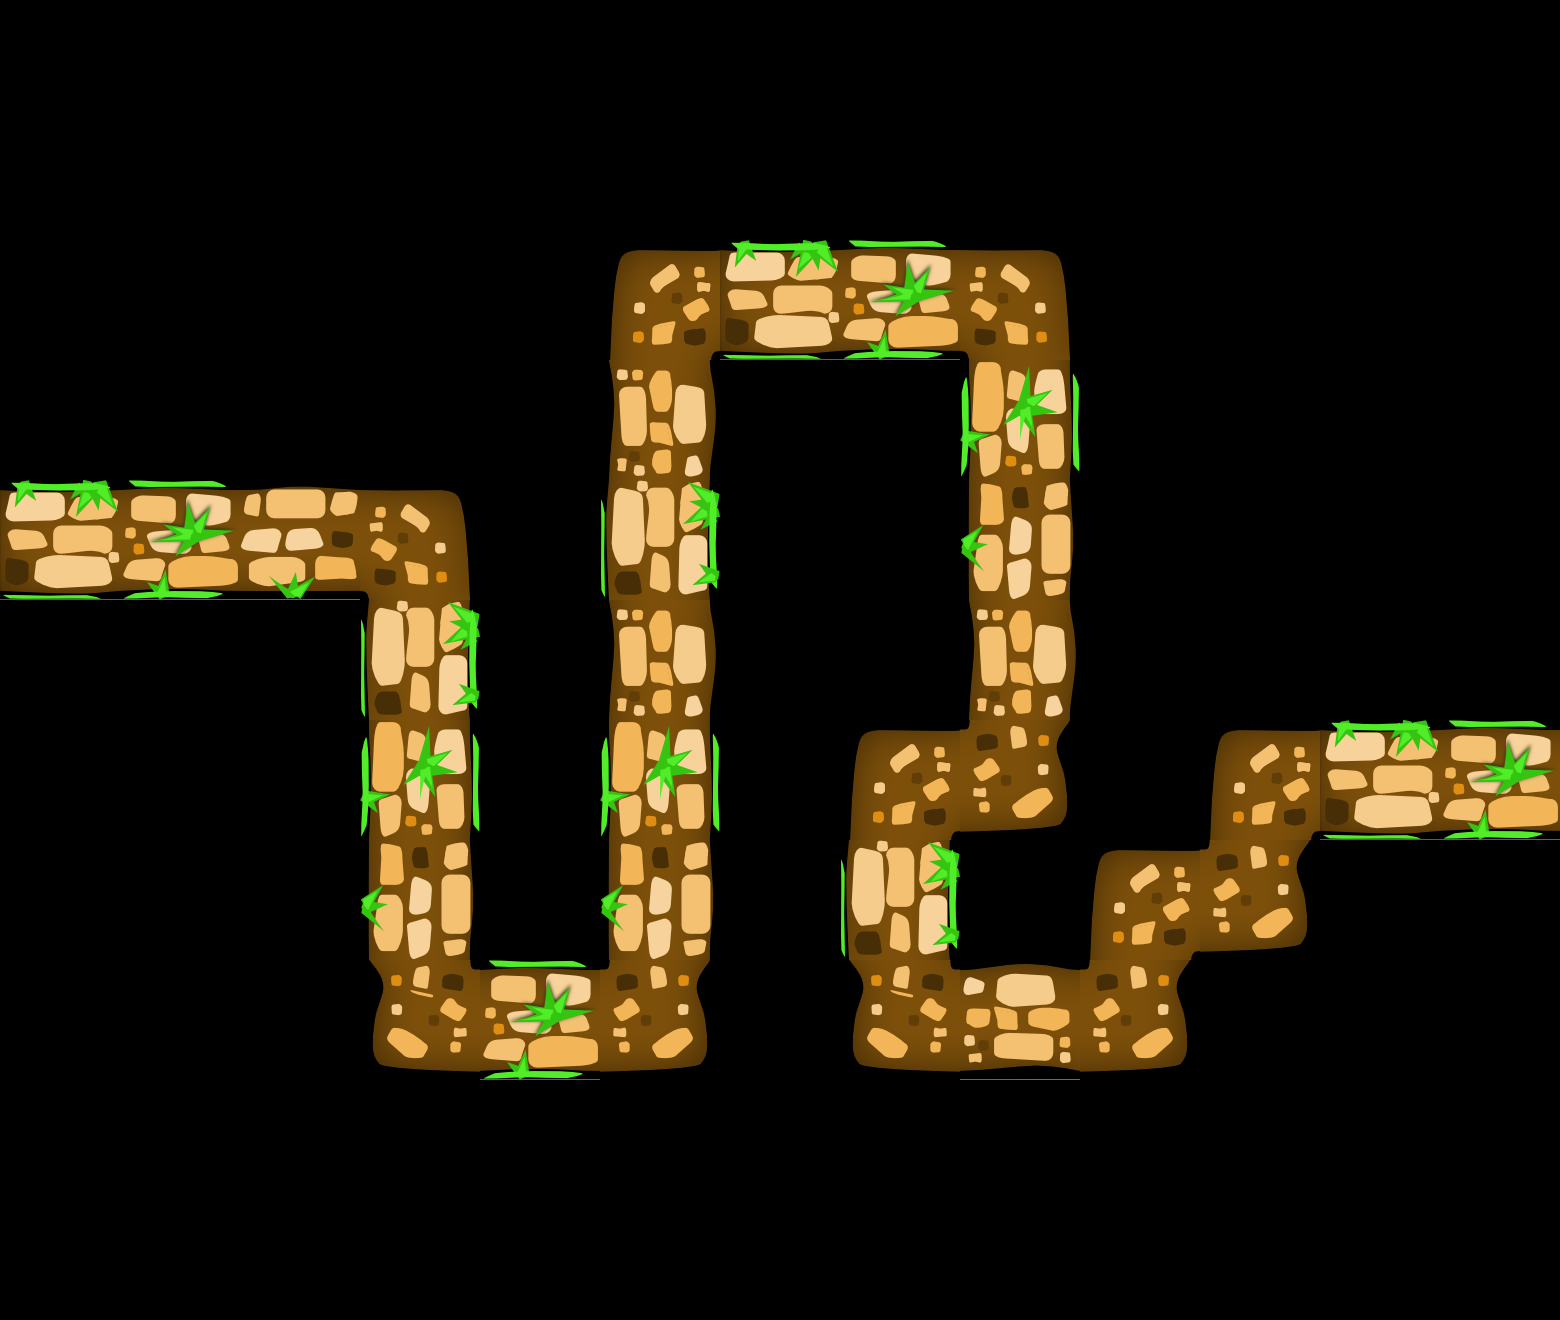

This is a level from a 2D game, rendered from its Tiled map with the project's own tilesets. A one-line summary and the map file follow, with tile-layer data summarised:
An orthogonal 13x11 tile map with 120x120 px tiles, 1 tile layer (Path), 1 hidden layer not drawn and 13 objects (2x grass8.png, 2x grass7.png, 2x grass4.png, 2x grass2.png, 2x grass3.png, ...).

<map version="1.0" orientation="orthogonal" renderorder="right-down" width="13" height="11" tilewidth="120" tileheight="120" nextobjectid="42">
 <tileset firstgid="1" name="ground2" tilewidth="120" tileheight="120" tilecount="25">
  <image source="ground.png" width="600" height="600" />
 </tileset>
 <layer name="Background" width="13" height="11" visible="0">
  <data>[143 cells, 143 non-empty, 1 distinct tile ids]</data>
 </layer>
 <layer name="Path" width="13" height="11">
  <data>[143 cells, 33 non-empty, 12 distinct tile ids]</data>
 </layer>
 <objectgroup name="Object">
  <object id="27" type="grass8.png" gid="8" x="244" y="1208" width="120" height="120" />
  <object id="28" type="grass7.png" gid="7" x="126" y="1250" width="120" height="120" />
  <object id="30" type="grass4.png" gid="4" x="138" y="1152" width="120" height="120" />
  <object id="31" type="grass2.png" gid="2" x="222" y="740" width="120" height="120" />
  <object id="32" type="grass5.png" gid="5" x="962" y="958" width="120" height="120" />
  <object id="33" type="grass3.png" gid="3" x="28" y="1294" width="120" height="120" />
  <object id="34" type="grass3.png" gid="3" x="1098" y="1180" width="120" height="120" />
  <object id="35" type="grass8.png" gid="8" x="302" y="356" width="120" height="120" />
  <object id="36" type="grass7.png" gid="7" x="412" y="368" width="120" height="120" />
  <object id="37" type="grass4.png" gid="4" x="1254" y="582" width="120" height="120" />
  <object id="38" type="grass6.png" gid="6" x="810" y="666" width="120" height="120" />
  <object id="39" type="grass2.png" gid="2" x="708" y="1072" width="120" height="120" />
  <object id="41" type="vindicator.png" gid="21" x="1318" y="700" width="120" height="120" />
 </objectgroup>
</map>
